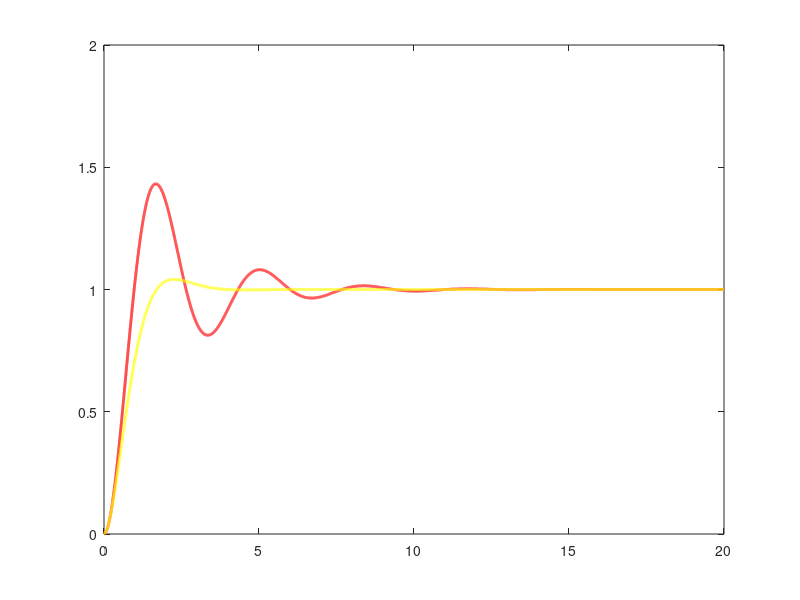

MATLAB code to generate this figure: (Note: this script raises an error after producing the figure.)
%% Experiment 8 : Time Response specifications of second order systems.
%Name : Shruti Mandaokar
%PRN : 17070123102
%Batch : Entc EB2

clc;
clear all;
close all;
%% Plot step response of second order system
t=0:0.001:20;
w_n=2; 

% For zeta = 0.25
zeta=0.25; 
theta=atan(sqrt(1-zeta^2)/zeta);

w_d=w_n*sqrt(1-zeta^2);
C=1-((exp(-zeta.*w_n.*t).*(sin(sqrt(1-zeta^2)*w_d.*t+theta)))./sqrt(1-zeta^2));

figure()
plot(t,C,'r','LineWidth',2); hold on;

%For zeta = 0.7
zeta=0.7; 
theta=atan(sqrt(1-zeta^2)/zeta);
D=1-((exp(-zeta.*w_n.*t).*(sin(sqrt(1-zeta^2)*w_d.*t+theta)))/sqrt(1-zeta^2));
plot(t,D,'y','LineWidth',2); hold on;

% For zeta = 1.0
zeta=1.0;
N1=[(w_n)^2];
D1=[1 (2*zeta*w_n) (w_n*w_n)];

M1=tf(N1,D1)
stepplot(M1); hold on;

% For zeta = 1.2
zeta=1.2;
N2=[(w_n)^2];
D2=[1 (2*zeta*w_n) (w_n*w_n)];

M2=tf(N2,D2)
stepplot(M2); hold on;
legend('zeta=0.25','zeta=0.7','zeta=1.0','zeta=1.2');

%%
stepinfo(C)
stepinfo(D)
figure()

b = imread('exp0801.PNG');
imshow(b)

%plot(t,C);
%titlehold on
%plot(t,D);

%% Conclusion :
%In this experiment I plotted the step response of second order system with
%given parameters using step function and further calculated characteristics
%of system. Further, I used stepinfo to verify the results.
% 1. When 0<zeta<1, the system is underdamped. 
% 2. When zeta>1, system is overdamped.
% 3. As zeta increases, the response becomes progressively less
% oscillatory till it becomes critically damped for zeta = 1, and becomes
% overdamped for zeta > 1.


